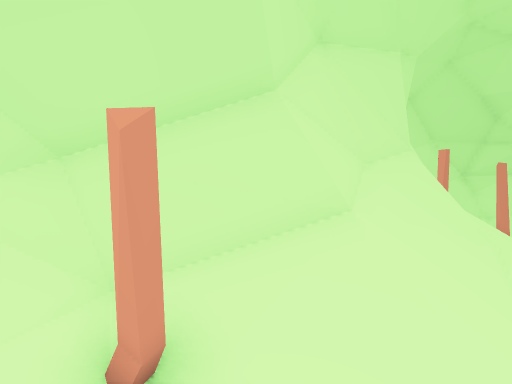
view 1 (above)

12 first-person views from a walk through a Godot game level. The camera is 1.2 m above the floor, tilts 10° down and sees 70° across. The floor is counted in squares, 0.5 m on a side. Each view is taken from the middle of a square. On the plan, view 1 faces up. The plan holds only what a view shows up to about 20 squares ahead; the rest is blank. The place goes on beyond the plan.

view 2
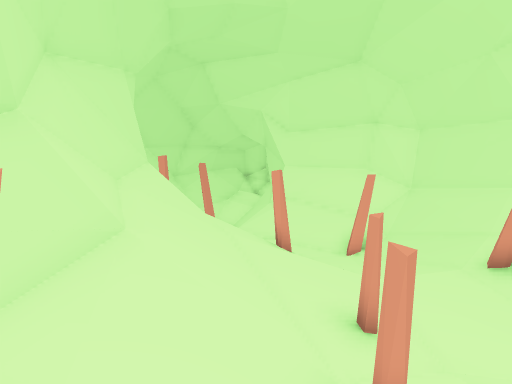

view 3
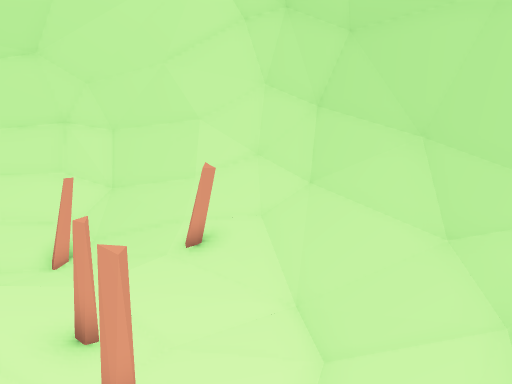

view 4
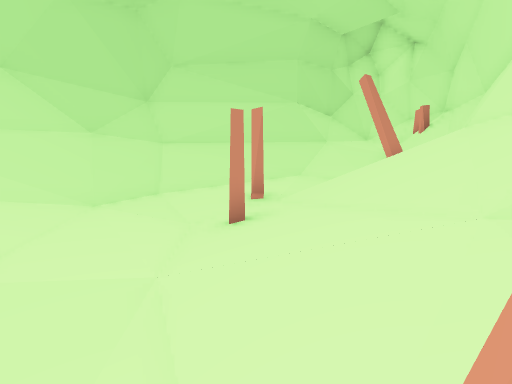

view 5
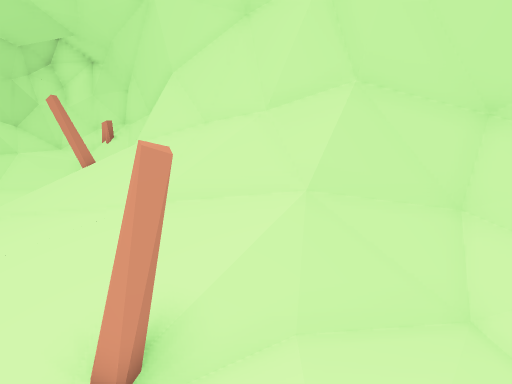

view 6
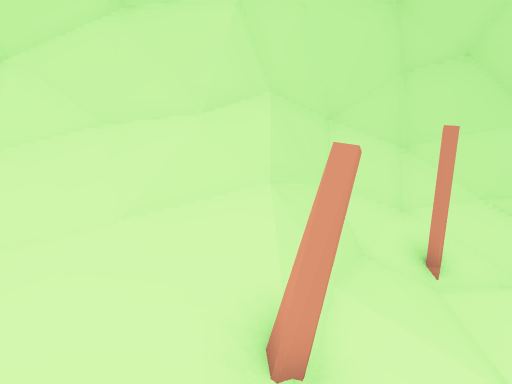

view 7
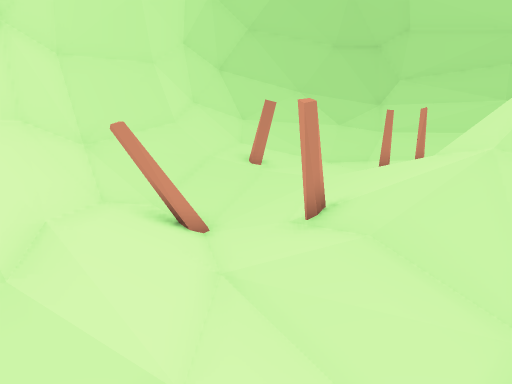

view 8
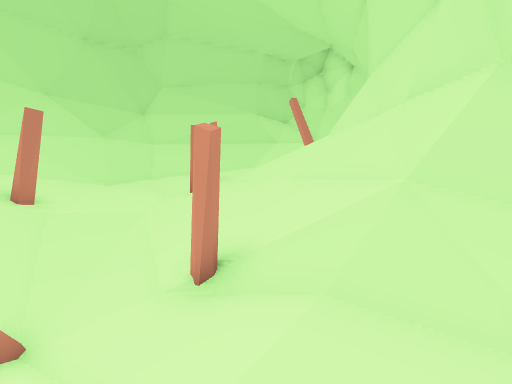

view 9
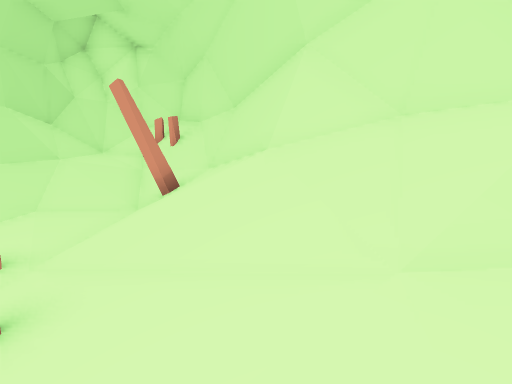

view 10
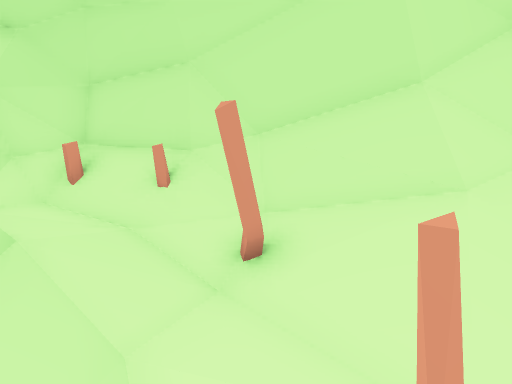

view 11
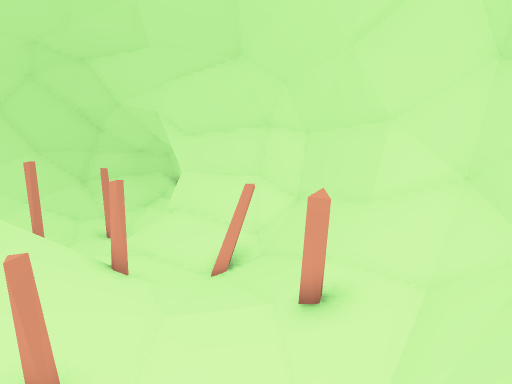

view 12
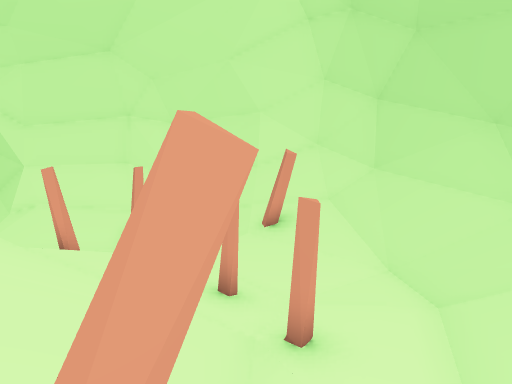

### Floor plan
Key: @ floor where view 1 was taken; # wall or solid block; . main floor; : floor 0.25 m higher than the main floor; - floor 0.25 m lower than the main floor; + floor 0.5 m higher than the main floor; _ floor 0.5 m lower than the main floor; * floor 0.75 m higher than the main floor; < floor 0.75 m lower than the main floor; / step, stairs or slope; = window, fence, low wall or low ledge.
Columns run from 6 left of view 1 to 12 right of it. Each row starts with its distance up from view 1.
 15             #####
 14             #//=#
 13            ##/_<
 12           ###/__/#
 11           #//__//#
 10           ##//_//#
  9         ####.-_//#
  8        ##=#//--//##
  7       =#=////#-_-##
  6      ##=#///.--_:=#
  5     ###=//::/----.#
  4   ####////::/.-//=#
  3 ####/=///:=....//##
  2 ##////..=.=...=/+#
  1 #+++//::=..../#:*#
  0 #++ #/@:.....///##
 -1 #######////////##
 -2      ###////####
 -3        #######

Positions as (right, up) in squares from view 1, and headings:
1: (0, 0), facing up
2: (-1, 0), facing up-right
3: (-1, 0), facing right
4: (8, 7), facing down-left
5: (10, 8), facing left
6: (9, 4), facing up-left
7: (8, 14), facing down
8: (10, 11), facing down-left
9: (7, 5), facing left
10: (3, -1), facing up-left
11: (3, -2), facing up-right
12: (-2, 2), facing right
